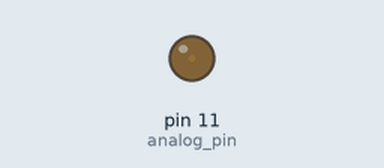
Simulated run of this sketch. Board: Arduino Uno, built with avr-gcc and run on an emulated ATmega328P. Parts: output pins drawn as LEDs (lit = HIGH). What the sketch prints to the serial monitor is not drawn.

Above: at 0.05 s.
At 0.95 s:
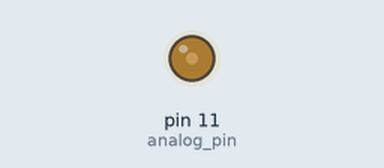
At 1.85 s:
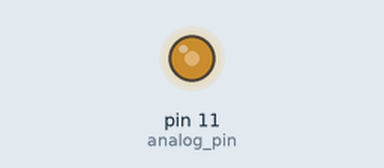
At 3.7 s:
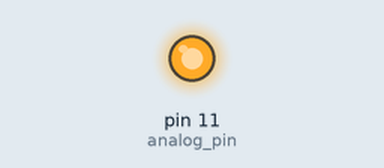
Timing chart, 0 to 5.4 s (numbered marks = the images above):
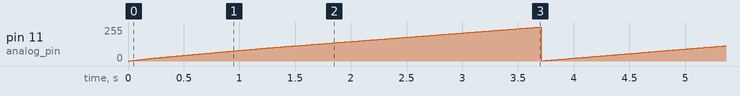

The sketch:

LED-analogWrite.ino
```cpp
#define analog_pin 11
#define LED_PIN_B 3


int i = 0;
int t = 10;
int tmp;
int tmp_i;

void setup() {
  Serial.begin(9600);
  // pinMode(LED_PIN_A, OUTPUT);
  // pinMode(LED_PIN_B, OUTPUT);
}

void loop() {

  Serial.println(i);

  if (i>255){
    tmp = i/255;
    tmp_i = i - (255*tmp);
    analogWrite(analog_pin, tmp_i);
    delay(t);
    Serial.println(tmp_i);
  }
  else{
    analogWrite(analog_pin, i);
    delay(t);
    Serial.println(i);
  }


  Serial.println("---");
  i++;

}
```

Measured:
- by itself, pin 11 (analog_pin): ramps from 0/255 to 255/255 and jumps back, once every 4.1 s
